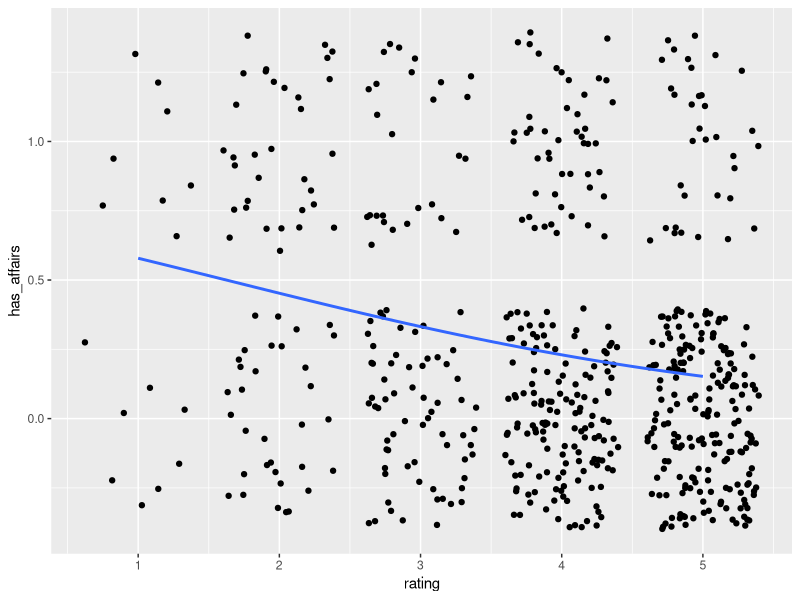

Source code (R): (Note: this script raises an error after producing the figure.)
## ---- chunk 1

knitr::opts_chunk$set(fig.align = "center",
                     out.width = "50%",
                     fig.asp = .61,
                     messages = F)
## ---- chunk 2
library(tidyverse)
data(Affairs, package = "AER")
## ---- chunk 3
Affairs$has_affairs <- if_else(condition = Affairs$affairs > 0, 1, 0)

Affairs %>% 
  ggplot() +
  aes(x = rating,y = has_affairs) +
  geom_jitter() +
  geom_smooth(aes(y = has_affairs), 
              method = "glm", method.args = 
                list(family = "binomial"), 
              se = FALSE)

## ---- chunk 4
data(titanic_train, package = "titanic")

titanic_train %>% 
  ggplot() +
  aes(x = Fare,y = Survived) +
  geom_point() +
  geom_smooth(aes(y = Survived), 
              method = "glm", 
              method.args = list(family = "binomial"), 
              se = FALSE)

## ---- chunk 5
logist <- function(x){
  y = exp(x) / (1 + exp(x))
}

p1 <- ggplot(data.frame(x = c(-5, 5)), aes(x = x))

p1 + stat_function(fun = logist) +
  xlab("x")
